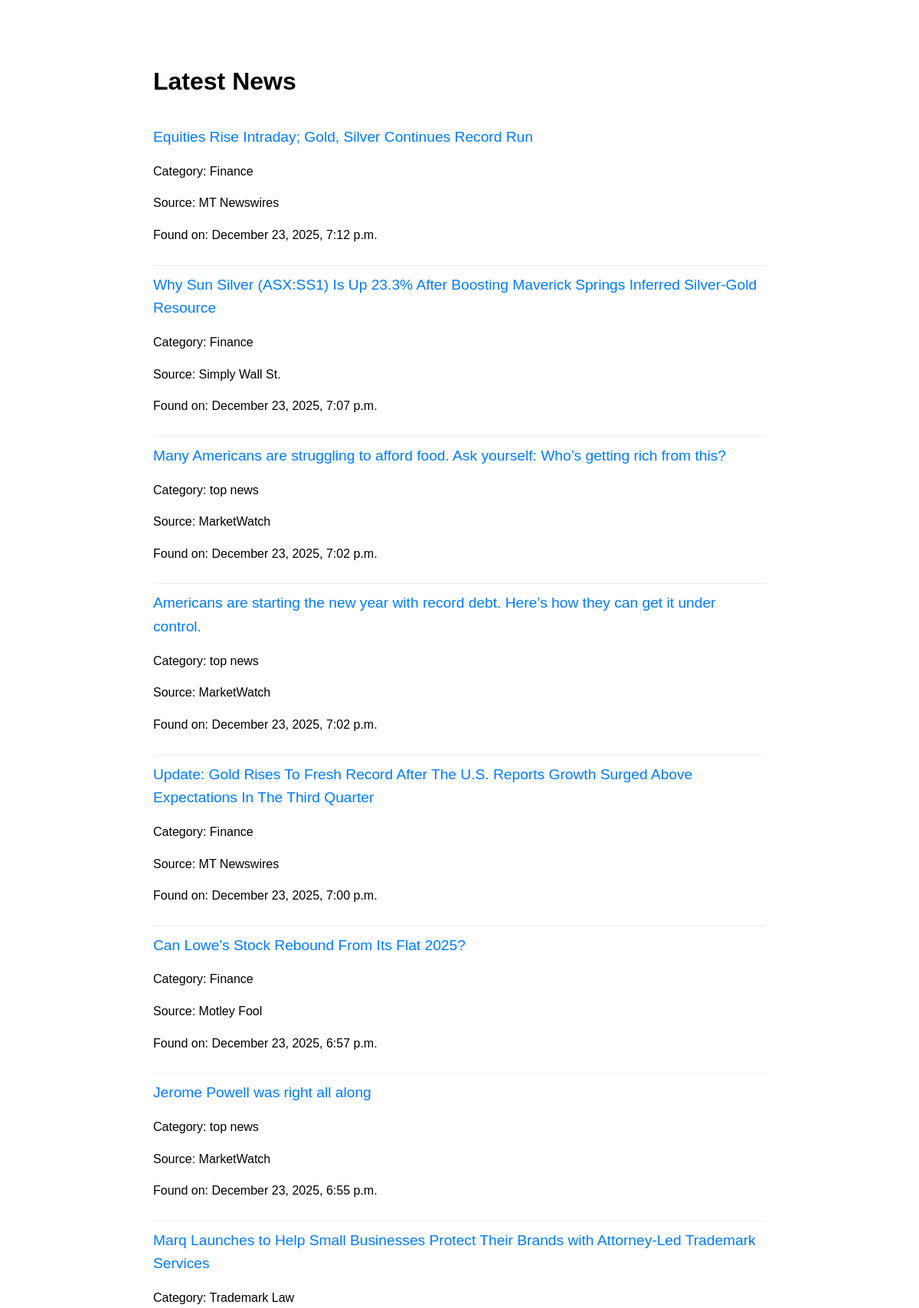
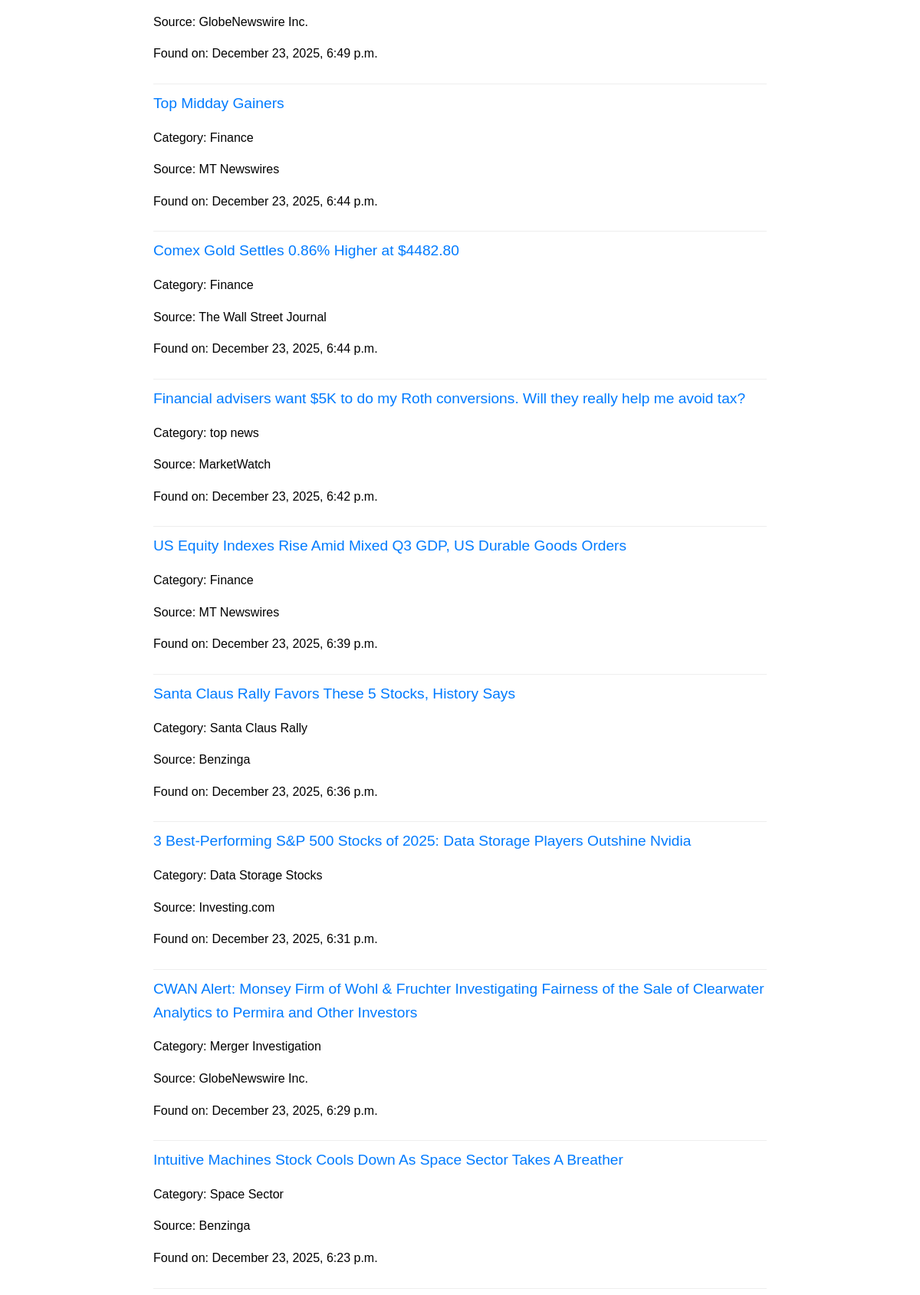
The page / (upper part) on the database its author committed (2 pictures, top to bottom).
### news/models.py (models this page shows, shortened)
class Article(models.Model):
    title = models.CharField(max_length=500)
    url = models.URLField(unique=True)
    category = models.CharField(max_length=100, default="General")
    source = models.CharField(max_length=100, default="Unknown")
    summary = models.TextField(blank=True, null=True)
    published_at = models.DateTimeField(default=timezone.now)

### news/views.py (the view)
# urls.py: path("", views.article_list, name="article_list"),
def article_list(request):
    articles = Article.objects.all().order_by("-published_at")
    return render(request, "news/article_list.html", {"articles": articles})

### news/templates/news/article_list.html (shortened to what this page needs)
<!DOCTYPE html>
<html>
    <head>
    </head>
    <body>
        <h1>Latest News</h1>
        {% for article in articles %}
            <div class="article">
                <a href="{{ article.url }}" target="_blank">{{ article.title }}</a>
                <p class="category">Category: {{ article.category }}</p>
                <p class="source">Source: {{ article.source }}</p>
                <p class="published_at">Found on: {{ article.published_at|date:"F j, Y, g:i a" }}</p>
            </div>
        {% empty %}
            <p>No articles found. Run "python manage.py fetch_news" to get some!</p>
        {% endfor %}
    </body>
</html>

### news/templates/news/article_list.html (style rules this page uses)
body { font-family: sans-serif; max-width: 800px; margin: 40px auto; padding: 20px; line-height: 1.6; }
.article { border-bottom: 1px solid #eee; padding: 10px 0; }
a { color: #007bff; text-decoration: none; font-size: 1.2em; }

### rows shown on the page
Article: title "Equities Rise Intraday; Gold, Silver Continues Record Run", category "Finance", source "MT Newswires", published_at "December 23, 2025, 7:12 p.m."
Article: title "Why Sun Silver (ASX:SS1) Is Up 23.3% After Boosting Maverick Springs Inferred Silver-Gold Resource", category "Finance", source "Simply Wall St.", published_at "December 23, 2025, 7:07 p.m."
Article: title "Many Americans are struggling to afford food. Ask yourself: Who’s getting rich from this?", category "top news", source "MarketWatch", published_at "December 23, 2025, 7:02 p.m."
Article: title "Americans are starting the new year with record debt. Here’s how they can get it under control.", category "top news", source "MarketWatch", published_at "December 23, 2025, 7:02 p.m."
Article: title "Update: Gold Rises To Fresh Record After The U.S. Reports Growth Surged Above Expectations In The Third Quarter", category "Finance", source "MT Newswires", published_at "December 23, 2025, 7:00 p.m."
Article: title "Can Lowe's Stock Rebound From Its Flat 2025?", category "Finance", source "Motley Fool", published_at "December 23, 2025, 6:57 p.m."
Article: title "Jerome Powell was right all along", category "top news", source "MarketWatch", published_at "December 23, 2025, 6:55 p.m."
Article: title "Marq Launches to Help Small Businesses Protect Their Brands with Attorney-Led Trademark Services", category "Trademark Law", source "GlobeNewswire Inc.", published_at "December 23, 2025, 6:49 p.m."
Article: title "Top Midday Gainers", category "Finance", source "MT Newswires", published_at "December 23, 2025, 6:44 p.m."
Article: title "Comex Gold Settles 0.86% Higher at $4482.80", category "Finance", source "The Wall Street Journal", published_at "December 23, 2025, 6:44 p.m."
Article: title "Financial advisers want $5K to do my Roth conversions. Will they really help me avoid tax?", category "top news", source "MarketWatch", published_at "December 23, 2025, 6:42 p.m."
Article: title "US Equity Indexes Rise Amid Mixed Q3 GDP, US Durable Goods Orders", category "Finance", source "MT Newswires", published_at "December 23, 2025, 6:39 p.m."
Article: title "Santa Claus Rally Favors These 5 Stocks, History Says", category "Santa Claus Rally", source "Benzinga", published_at "December 23, 2025, 6:36 p.m."
Article: title "3 Best-Performing S&P 500 Stocks of 2025: Data Storage Players Outshine Nvidia", category "Data Storage Stocks", source "Investing.com", published_at "December 23, 2025, 6:31 p.m."
Article: title "CWAN Alert: Monsey Firm of Wohl & Fruchter Investigating Fairness of the Sale of Clearwater Analytics to Permira and Other Investors", category "Merger Investigation", source "GlobeNewswire Inc.", published_at "December 23, 2025, 6:29 p.m."
Article: title "Intuitive Machines Stock Cools Down As Space Sector Takes A Breather", category "Space Sector", source "Benzinga", published_at "December 23, 2025, 6:23 p.m."
